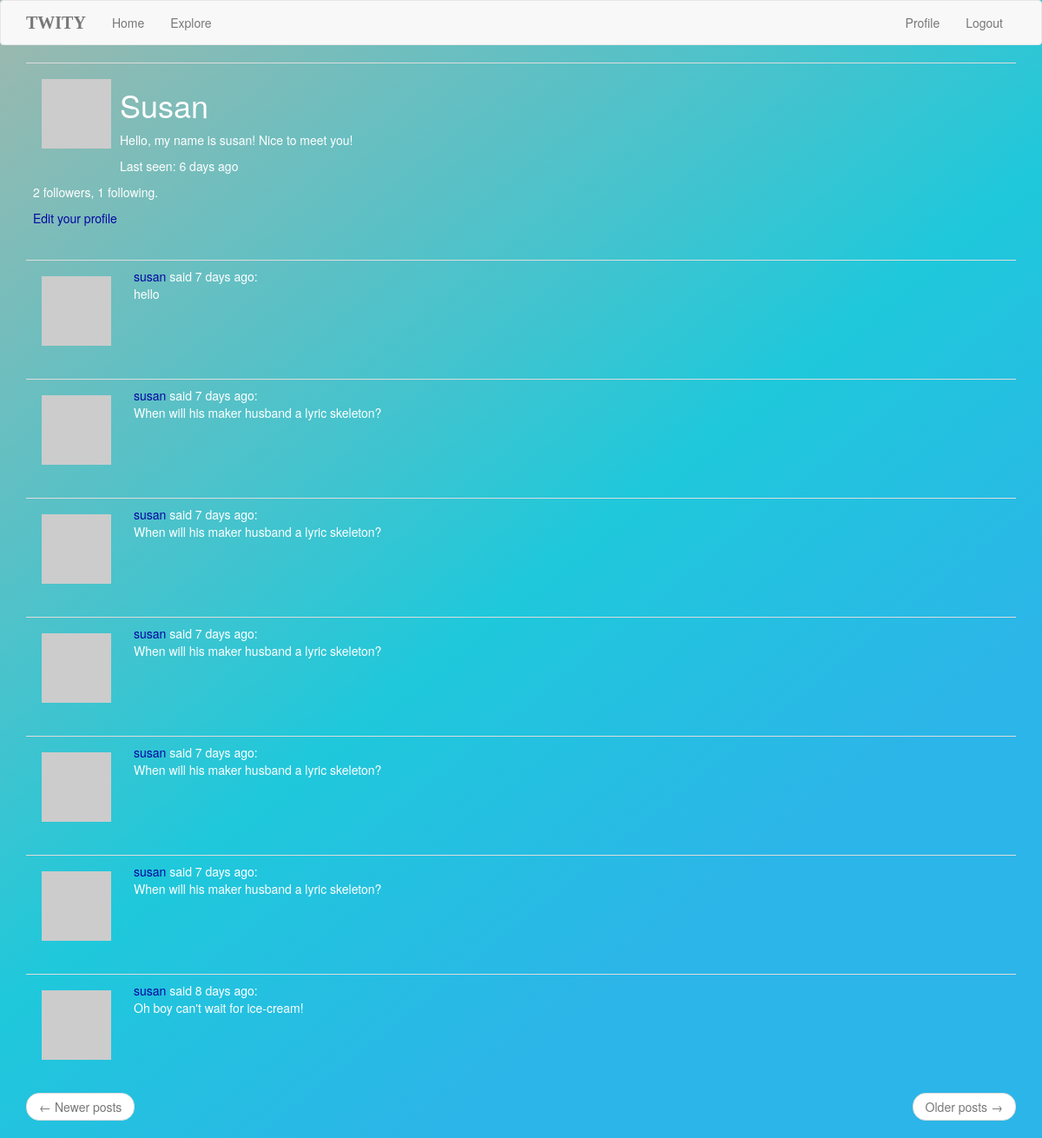
Before: /user/susan (signed in) with the older database file.
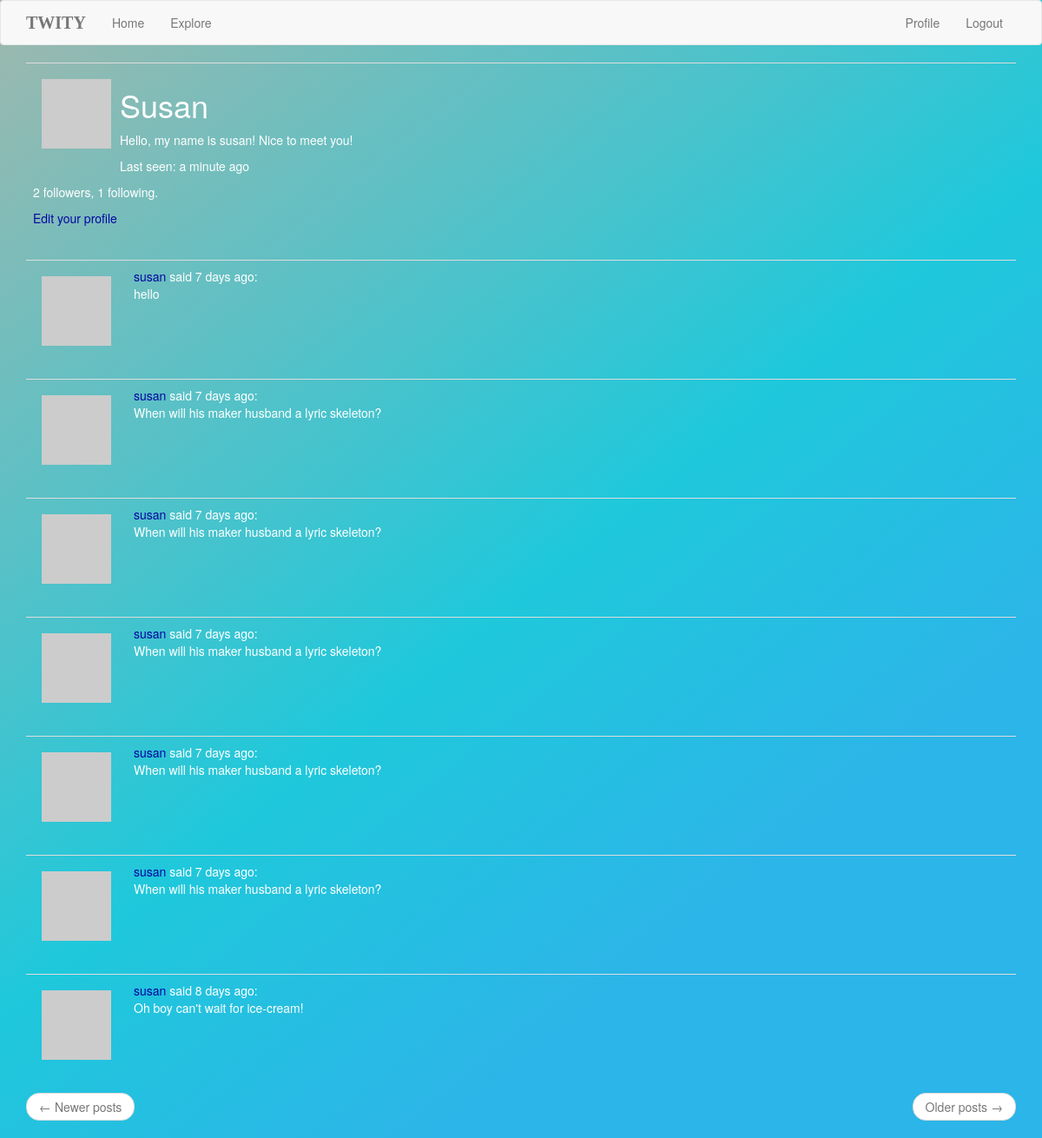
After: the same page with the newer database file.
### app/models.py (models this page shows, shortened)
class User(UserMixin, db.Model):
    id = db.Column(db.Integer, primary_key=True)
    username = db.Column(db.String(64), index=True, unique=True)
    email = db.Column(db.String(120), index=True, unique=True)
    password_hash = db.Column(db.String(128))
    posts = db.relationship('Post', backref='author', lazy='dynamic')
    about_me = db.Column(db.String(140))
    last_seen = db.Column(db.DateTime, default=datetime.utcnow)
    followed = db.relationship(
        'User', secondary=followers,
        primaryjoin=(followers.c.follower_id == id),
        secondaryjoin=(followers.c.followed_id == id),
        backref=db.backref('followers', lazy='dynamic'), lazy='dynamic')
    def avatar(self, size):
        digest = md5(self.email.lower().encode('utf-8')).hexdigest()
        return 'https://www.gravatar.com/avatar/{}?d=identicon&s={}'.format(
            digest, size)

class Post(db.Model):
    id = db.Column(db.Integer, primary_key=True)
    body = db.Column(db.String(140))
    timestamp = db.Column(db.DateTime, index=True, default=datetime.utcnow)
    user_id = db.Column(db.Integer, db.ForeignKey('user.id'))

### app/routes.py (the view)
@app.route('/user/<username>')
@login_required
def user(username):
    user = User.query.filter_by(username=username).first_or_404()
    page = request.args.get('page', 1, type=int)
    posts = user.posts.order_by(Post.timestamp.desc()).paginate(
        page, app.config['POSTS_PER_PAGE'], False)
    next_url = url_for('user', username=user.username, page=posts.next_num) \
        if posts.has_next else None
    prev_url = url_for('user', username=user.username, page=posts.prev_num) \
        if posts.has_prev else None
    return render_template('user.html', user=user, posts=posts.items,
                           next_url=next_url, prev_url=prev_url)

### app/models.py (called while the page is built)
@login.user_loader
def load_user(id):
    return User.query.get(int(id))

### app/routes.py (called while the page is built)
@app.before_request
def before_request():
    if current_user.is_authenticated:
        current_user.last_seen = datetime.utcnow()
        db.session.commit()

### app/templates/user.html
{% extends "base.html" %}
{% block app_content %}
    <table class="table">
        <tr>
            <td>
                <img src="{{ user.avatar(236) }}">
                <h1>{{ user.username }}</h1>
                {% if user.about_me %}<p>{{ user.about_me }}</p>{% endif %}
                {% if user.last_seen %}<p>Last seen: {{moment(user.last_seen).fromNow()}}</p>{% endif %}
                <p>{{ user.followers.count() }} followers, {{ user.followed.count() }} following.</p>
                {% if user == current_user %}
                <p><a href="{{ url_for('edit_profile') }}">Edit your profile</a></p>
                {% elif not current_user.is_following(user) %}
                <p><a href="{{ url_for('follow', username=user.username) }}">Follow</a></p>
                {% else %}
                <p><a href="{{ url_for('unfollow', username=user.username) }}">Unfollow</a></p>
                {% endif %}
            </td>
        </tr>
    </table>
    {% for post in posts %}
        {% include '_post.html' %}
    {% endfor %}
    <nav aria-label="...">
        <ul class="pager">
            <li class="previous{% if not prev_url %} disabled{% endif %}">
                <a href="{{ prev_url or '#' }}">
                    <span aria-hidden="true">&larr;</span> Newer posts
                </a>
            </li>
            <li class="next{% if not next_url %} disabled{% endif %}">
                <a href="{{ next_url or '#' }}">
                    Older posts <span aria-hidden="true">&rarr;</span>
                </a>
            </li>
        </ul>
    </nav>
{% endblock %}

### app/templates/base.html (shortened to what this page needs)
{% extends 'bootstrap/base.html' %}
{% block html_attribs %} lang="en"{% endblock %}
{% block styles %}
{{super()}}
<link rel="stylesheet"
      href="{{url_for('.static', filename='mystyle.css')}}">
{% endblock %}
{% block navbar %}
    <nav class="navbar navbar-default">
        <div class="container">
            <div class="navbar-header">
                <a class="navbar-brand" href="{{ url_for('index') }}">twity</a>
            </div>
            <div class="collapse navbar-collapse" id="bs-example-navbar-collapse-1">
                <ul class="nav navbar-nav">
                    <li><a href="{{ url_for('index') }}">Home</a></li>
                    <li><a href="{{ url_for('explore') }}">Explore</a></li>
                </ul>
                <ul class="nav navbar-nav navbar-right">
                    {% if current_user.is_anonymous %}
                    <li><a href="{{ url_for('login') }}">Login</a></li>
                    {% else %}
                    <li><a href="{{ url_for('user', username=current_user.username) }}">Profile</a></li>
                    <li><a href="{{ url_for('logout') }}">Logout</a></li>
                    {% endif %}
                </ul>
            </div>
        </div>
    </nav>
{% endblock %}
{% block content %}
    <div class="container">
        {% block app_content %}{% endblock %}
    </div>
{% endblock %}

### app/templates/_post.html
    <table class="table">
        <tr>
            <td width="70px">
                <a href="{{ url_for('user', username=post.author.username) }}">
                    <img src="{{ post.author.avatar(70) }}" />
                </a>
            </td>
            <td>
                <a href="{{ url_for('user', username=post.author.username) }}">
                    {{ post.author.username }}
                </a>
                said {{ moment(post.timestamp).fromNow() }}:
                <br>
                {{ post.body }}
            </td>
        </tr>
    </table>

### app/static/mystyle.css (style rules this page uses)
body { background-color: #1fc8db; background-image: linear-gradient(141deg,#9fb8ad 0%, #1fc8db 51%,#2cb5e8 75%); color: white; Opacity: 95; }
.navbar-brand { color: white; font-size: 20px; font-family: "Times New Roman", Times, serif; font-weight: bold; text-transform: uppercase; }
a { color: rgb(7, 7, 160); }
img { float: left; margin: 10px; }
h1 { text-transform: capitalize; }

Changed rows visible on the page:
changed User "Susan": last_seen "6 days ago" → "a minute ago"
